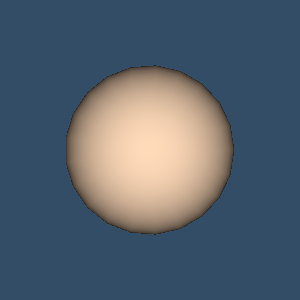

Reproduce this figure in Python.
#!/usr/bin/env python

# Render a sphere using vtkSphereSource with a tomato back-face.

# Factory overrides: importing these modules registers the OpenGL rendering
# and interaction style implementations for vtkRenderingCore factory classes.
import vtkmodules.vtkInteractionStyle  # noqa: F401
import vtkmodules.vtkRenderingOpenGL2  # noqa: F401
# VTK pipeline classes used in this example
from vtkmodules.vtkFiltersSources import vtkSphereSource
from vtkmodules.vtkRenderingCore import (
    vtkActor,
    vtkPolyDataMapper,
    vtkProperty,
    vtkRenderWindow,
    vtkRenderWindowInteractor,
    vtkRenderer,
)

# Colors (normalized RGB)
peach_puff_rgb = (1.0, 0.855, 0.725)
tomato_rgb = (1.0, 0.388, 0.278)
background_rgb = (0.200, 0.302, 0.400)

# Source: generate sphere polygon data
source = vtkSphereSource()
source.SetPhiResolution(21)
source.SetThetaResolution(21)

# Mapper: map polygon data to graphics primitives
mapper = vtkPolyDataMapper()
mapper.SetInputConnection(source.GetOutputPort())

# Actor: assign the mapped geometry with a tomato back-face
back_property = vtkProperty()
back_property.SetColor(tomato_rgb)
actor = vtkActor()
actor.SetMapper(mapper)
actor.GetProperty().SetColor(peach_puff_rgb)
actor.SetBackfaceProperty(back_property)

# Renderer: assemble the scene and configure the camera
renderer = vtkRenderer()
renderer.AddActor(actor)
renderer.SetBackground(background_rgb)

# Window: display the rendered scene
render_window = vtkRenderWindow()
render_window.AddRenderer(renderer)
render_window.SetWindowName("source object sphere")
render_window.SetMultiSamples(0)
render_window.SetSize(300, 300)

# Interactor: handle mouse and keyboard events
render_window_interactor = vtkRenderWindowInteractor()
render_window_interactor.SetRenderWindow(render_window)

# Scene: configure the camera
renderer.ResetCamera()

render_window_interactor.Initialize()
render_window_interactor.Start()
